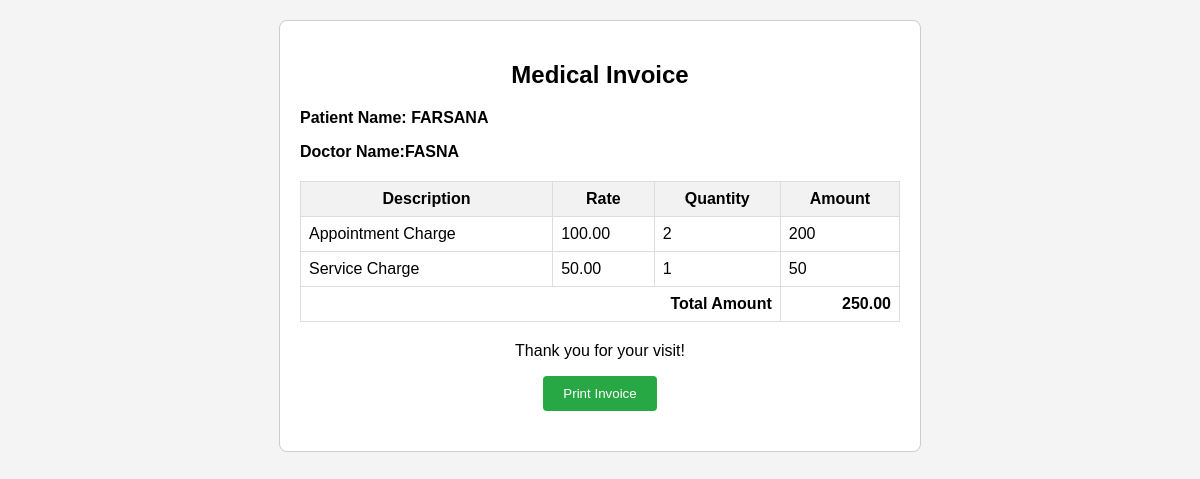
Screenshot of /invoice/14/ with the database file from the repository.
### hospital_staff/models.py (models this page shows, shortened)
class Invoice(models.Model):
    PAYMENT_METHOD_CHOICES = [
        ('Cash', 'Cash'),
        ('Card', 'Card'),
        ('UPI', 'UPI'),
    ]
    appointment = models.OneToOneField(Appointment, on_delete=models.CASCADE)
    patient = models.CharField(max_length=255, default=False)
    doctor = models.CharField(max_length=255, default=False)
    appointment_charge_rate = models.DecimalField(max_digits=10, decimal_places=2, default=100.00)
    appointment_quantity = models.PositiveIntegerField(default=1)
    appointment_total = models.PositiveIntegerField(default=0)
    service_charge_rate = models.DecimalField(max_digits=10, decimal_places=2, default=50.00)
    service_quantity = models.PositiveIntegerField(default=0)
    service_total = models.PositiveIntegerField(default=0)
    date = models.DateField(auto_now_add=True)
    payment_mode = models.CharField(max_length=10, choices=PAYMENT_METHOD_CHOICES)
    total_amount = models.DecimalField(max_digits=10, decimal_places=2)
    created_at = models.DateTimeField(auto_now_add=True)

### Hospital_app/views.py (the view)
# urls.py: path('invoice/<int:appointment_id>/', views.view_invoice, name='view_invoice'),
def view_invoice(request, appointment_id):
    appointment = get_object_or_404(Appointment, pk=appointment_id)
    try:
        invoice = Invoice.objects.get(appointment=appointment)
    except Invoice.DoesNotExist:
        invoice = None
    return render(request, 'invoice.html', {'appointment': appointment, 'invoice': invoice})

### templates/invoice.html (shortened to what this page needs)
<!DOCTYPE html>
<html lang="en">
<head>
</head>
<body>
{% if invoice %}
    <div class="container">
        <div class="header">
            <h2>Medical Invoice</h2>
        </div>
        <form method="post">
            <div class="details">
                <p><strong>Patient Name: {{invoice.patient}}</strong></p>
                <p><strong>Doctor Name:{{invoice.doctor}}</strong></p>
            </div>
            <div class="charges">
                <table>
                    <thead>
                        <tr>
                            <th>Description</th>
                            <th>Rate</th>
                            <th>Quantity</th>
                            <th>Amount</th>
                        </tr>
                    </thead>
                    <tbody>
                        <tr>
                            <td>Appointment Charge</td>
                            <td>{{invoice.appointment_charge_rate}}</td>
                            <td>{{invoice.appointment_quantity}}</td>
                            <td id="appointmentAmount">{{invoice.appointment_total}}</td>
                        </tr>
                        <tr>
                            <td>Service Charge</td>
                            <td>{{invoice.service_charge_rate}}</td>
                            <td>{{invoice.service_quantity}}</td>
                            <td id="serviceAmount">{{invoice.service_total}}</td>
                        </tr>
                    </tbody>
                    <tfoot>
                        <tr>
                            <td colspan="3" class="total">Total Amount</td>
                            <td class="total" id="totalAmount">{{invoice.total_amount}}</td>
                        </tr>
                    </tfoot>
                </table>
            </div>
            <div class="footer">
                <p>Thank you for your visit!</p>
                <button type="button" class="btn btn-primary" onclick="javascript:window.print();" style="color:white;"> Print Invoice</button>
            </div>
        </form>
    </div>
{% else %}
<p>No invoice found for this appointment.</p>
{% endif %}
</body>
</html>

### templates/invoice.html (style rules this page uses)
body { font-family: Arial, sans-serif; margin: 20px; background-color: #f4f4f4; }
.container { max-width: 600px; margin: auto; border: 1px solid #ccc; padding: 20px; border-radius: 8px; background-color: #fff; }
.header, .footer { text-align: center; margin-bottom: 20px; }
.details, .charges { margin-bottom: 20px; }
.charges table { width: 100%; border-collapse: collapse; }
.charges table, .charges th, .charges td { border: 1px solid #ddd; padding: 8px; }
.charges th { background-color: #f2f2f2; }
.total { text-align: right; font-weight: bold; }
button { padding: 10px 20px; background-color: #28a745; color: white; border: none; border-radius: 4px; cursor: pointer; }

### rows the page displays
Invoice: patient "FARSANA", doctor "FASNA", appointment_charge_rate "100.00", appointment_quantity "2", appointment_total "200", service_charge_rate "50.00", service_quantity "1", service_total "50", total_amount "250.00"
